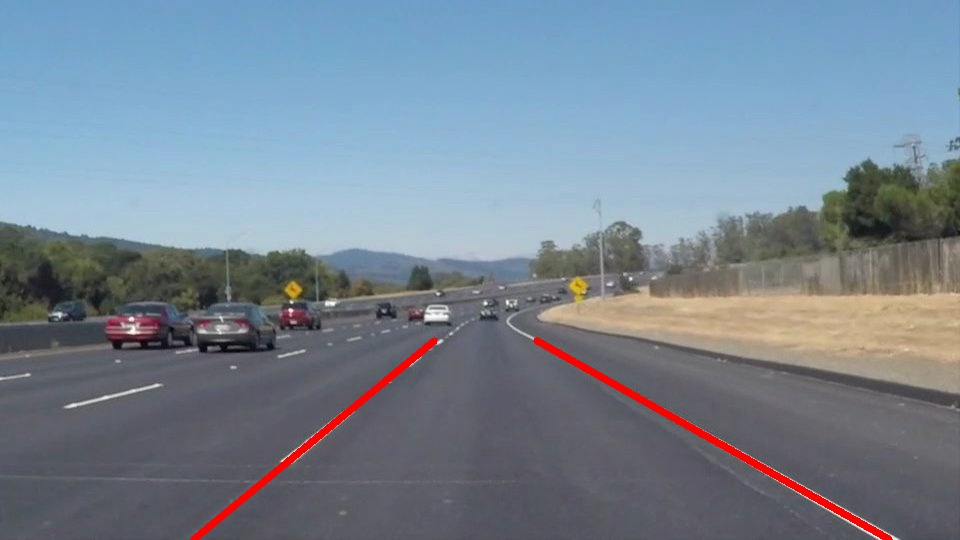
#> input picture test_images/lanes-solidWhiteCurve.jpg, 960 x 540 px, given in place of solidWhiteRight.jpg, which was not available
$ jupyter execute --allow-errors 'Computer Vision for Self-Driving Cars.ipynb'   (shell and % lines are left out)   (text cells are left out)
#> lines starting #> are read from the running program, lines starting #| are printed output that depends on the picture; after the words box and inside, x2 and y2 are one past the last pixel; in counts of white or black regions, pixels touching at a corner belong together; pictures that were not available may be replaced by others from this repository, and a replacement may not be noted
[cell 1]
#importing some useful packages
import matplotlib.pyplot as plt
import matplotlib.image as mpimg
import numpy as np
import cv2

[cell 2]
image_path = 'test_images/solidWhiteRight.jpg'
image = mpimg.imread(image_path)
#> image is the input picture: shape (540, 960, 3); mean R, G, B 119.2, 132.8, 146.3
#printing out some stats and plotting
print('This image is:', type(image), 'with dimensions:', image.shape)
#| This image is: <class 'numpy.ndarray'> with dimensions: (540, 960, 3)
plt.imshow(image)  # if you wanted to show a single color channel image called 'gray', for example, call as plt.imshow(gray, cmap='gray')

[cell 3]
import math

def grayscale(img):
    """Applies the Grayscale transform
    This will return an image with only one color channel
    but NOTE: to see the returned image as grayscale
    (assuming your grayscaled image is called 'gray')
    you should call plt.imshow(gray, cmap='gray')"""
    return cv2.cvtColor(img, cv2.COLOR_RGB2GRAY)
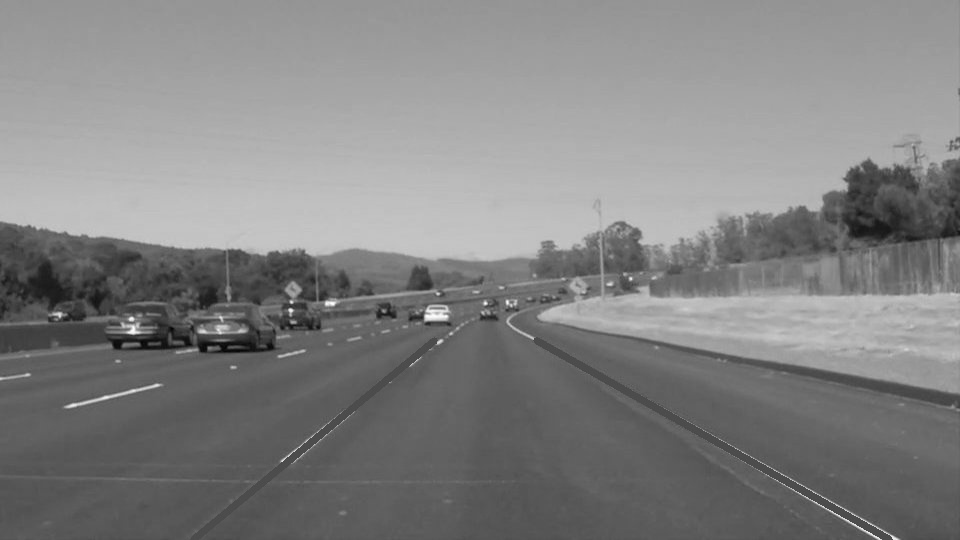
#> returned value: shape (540, 960); min 4, max 255, mean 130.3
    # Or use BGR2GRAY if you read an image with cv2.imread()
    # return cv2.cvtColor(img, cv2.COLOR_BGR2GRAY)

def canny(img, low_threshold, high_threshold):
    """Applies the Canny transform"""
#> called with low_threshold = 50, high_threshold = 150
    return cv2.Canny(img, low_threshold, high_threshold)
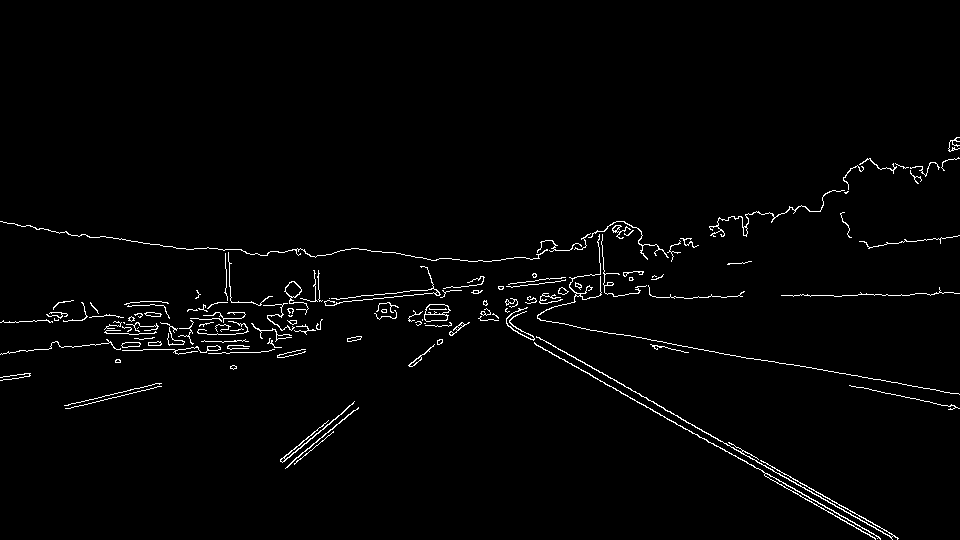
#> returned value: shape (540, 960); 1.8% white in thin lines or dots, all inside (x1, y1, x2, y2) = (0, 137, 960, 540)

def gaussian_blur(img, kernel_size):
    """Applies a Gaussian Noise kernel"""
    return cv2.GaussianBlur(img, (kernel_size, kernel_size), 0)

# [74 lines left out: functions region_of_interest, draw_lines, hough_lines, weighted_img, not called in this run]

def show_gray(img):
    plt.imshow(img, cmap='gray')

def save_image(img, path):
    cv2.imwrite(path, cv2.cvtColor(img, cv2.COLOR_RGB2BGR))

#----------------------------------------------------------------
# [15 lines left out: functions select_objects_above_thresholds, make_thresholds, not called in this run]

[cell 4]
plt.rcParams["figure.figsize"] = (20,10)
source_image = image # mpimg.imread(image_path)
plt.imshow(source_image)

[cell 5]
# [7 lines left out: function select_yellow_and_white, not called in this run]

# yellow_and_white_image = select_yellow_and_white(source_image)
yellow_and_white_image = source_image

[cell 6]
# source_image = mpimg.imread(image_path)
gray_image = grayscale(yellow_and_white_image)
plt.figure(figsize=(20,10))
plt.imshow(gray_image, cmap='gray')

[cell 7]
blurred_image = gaussian_blur(gray_image, 5)
plt.imshow(blurred_image, cmap='gray')

[cell 8]
edges = canny(blurred_image, low_threshold=50, high_threshold=150)
show_gray(edges)

[cell 9]
def to_canny(img_name):
#> called with img_name = 'canny-white-blue.jpg'
    image_path = 'test_images/' + img_name
    image = mpimg.imread(image_path)
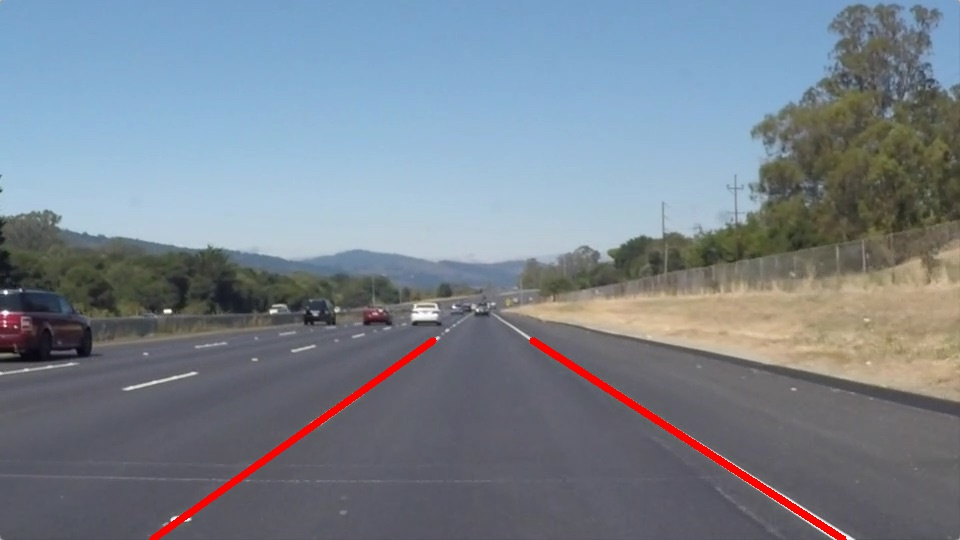
#> input picture test_images/lanes-solidWhiteRight.jpg, 960 x 540 px, given in place of canny-white-blue.jpg, which was not available
#> image is the input picture: shape (540, 960, 3); mean R, G, B 121, 130.9, 141.9
    plt.imshow(image)
    gray_image = grayscale(image)
#> in grayscale (call 2), `return cv2.cvtColor(img, cv2.COLOR_RGB2GRAY)`:
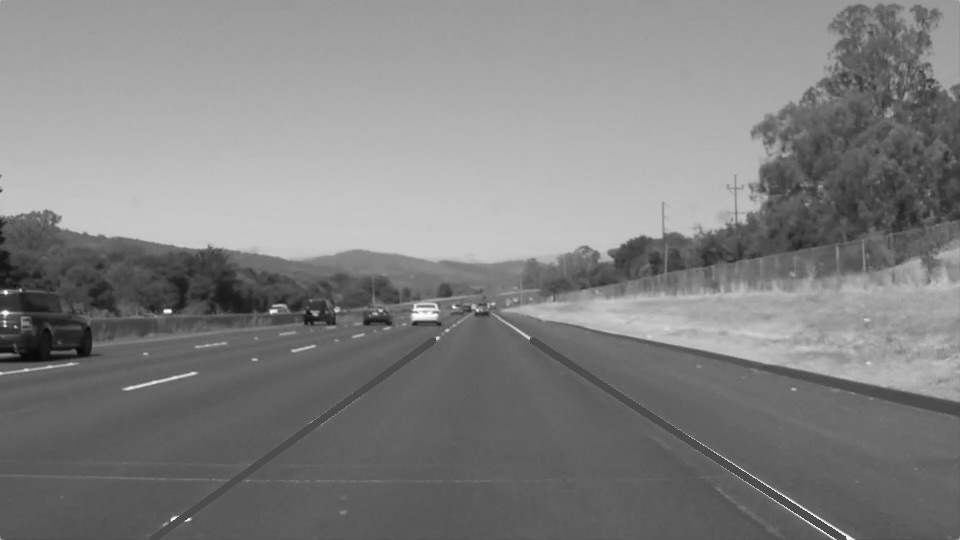
#> returned value: shape (540, 960); min 8, max 255, mean 129.1
    blurred_image = gaussian_blur(gray_image, 5)
    print(blurred_image.shape)
#| (540, 960)
    edges = canny(blurred_image, low_threshold=10, high_threshold=10)
#> call 2 of canny, with low_threshold = 10, high_threshold = 10
#> in canny (call 2), `return cv2.Canny(img, low_threshold, high_threshold)`:
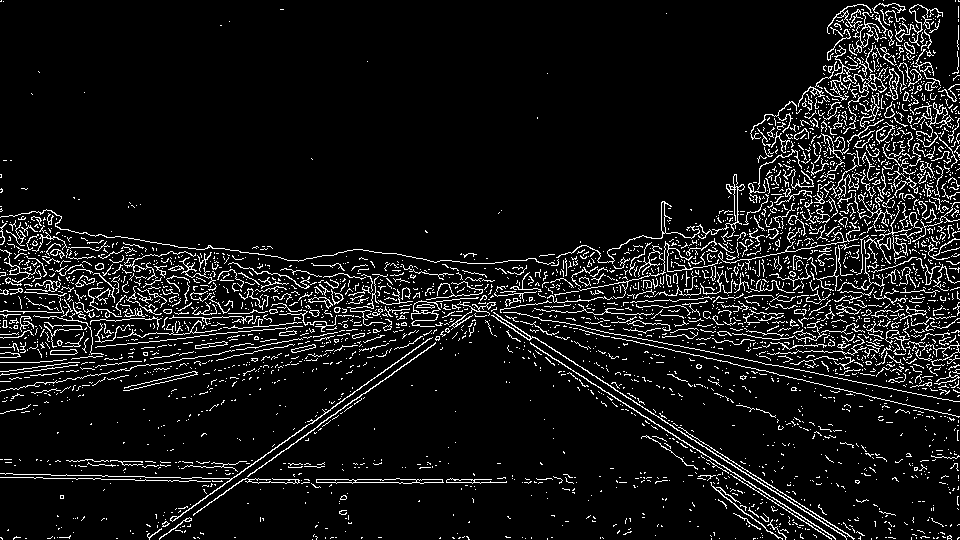
#> returned value: shape (540, 960); 8.1% white in thin lines or dots
    return edges

edges1 = to_canny('canny-white-blue.jpg')

[cell 10]
show_gray(edges1)

[cell 11]
edges1 = to_canny('canny-red-red.jpg')
#| (540, 960)

[cell 12]
show_gray(edges1)

[cell 13]
to_mask = edges.copy()
to_mask = to_mask.reshape(to_mask.shape[0], to_mask.shape[1], 1)
to_mask = np.repeat(to_mask.astype(np.uint8), 3, 2)
plt.imshow(to_mask)
